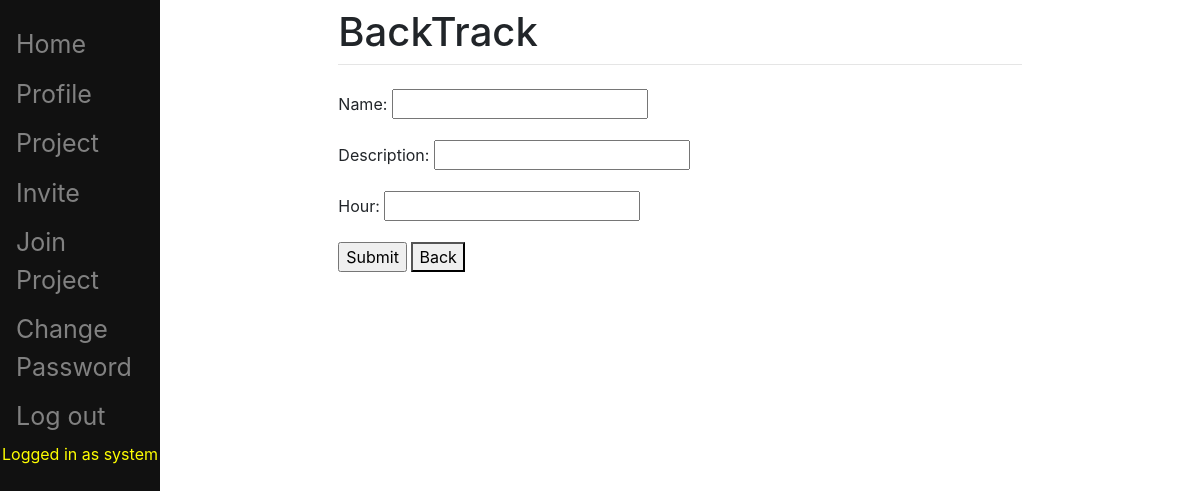
The page /pbi/updateTask/13/ (signed in) on the database as committed earlier.
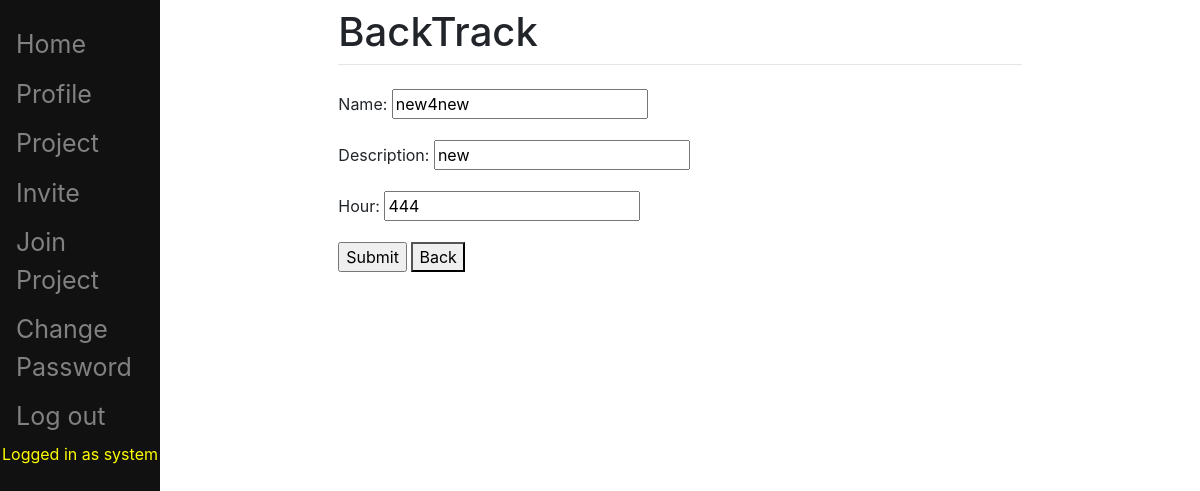
The same page on the database as committed later.
### pbi/models.py (models this page shows, shortened)
class Task(models.Model):
	STAT = (
		('Completed', 'Completed'),
		('In Progress', 'In Progress'),
		('Not yet started', 'Not yet started'),
	)
	name = models.CharField(max_length=200)
	description = models.CharField(max_length=200)
	hour = models.PositiveIntegerField(blank=True, null=True)
	status = models.CharField(choices=STAT, default='Not yet started', max_length=200)
	create_at = models.DateTimeField(blank=True, default=timezone.now, editable=False)
	item = models.ForeignKey(Item,on_delete=models.CASCADE,blank=True, null=True)
	sprint = models.ForeignKey(Sprint,on_delete=models.CASCADE,blank=True, null=True)
	person = models.ForeignKey(Person, on_delete=models.SET_NULL, blank=True, null=True)

### pbi/views.py (the view, shortened to what this page needs)
class TaskUpdateView(LoginRequiredMixin, UpdateView):
    login_url = '/pbi/login/'
    redirect_field_name = 'redirect_to'
    model = Task
    fields = ['name', 'description', 'hour']
    template_name = 'task_create.html'
    pk_taskUpdate_kwargs = 'taskUpdate_pk'
    def get_object(self,queryset=None):
        snum = int(self.kwargs.get(self.pk_taskUpdate_kwargs,None))
        obj = get_object_or_404(Task, pk=snum)
        u = self.request.user
        personCheck = Person.objects.get(user = u)
        if obj.item.project != personCheck.project:
            obj = None
            return obj
        return obj

### templates/task_create.html (shortened to what this page needs)
{% extends "main/base.html" %}
{% block content %}
<!DOCTYPE html>
<html lang="en">
<body>
  <form action="" method="post">
      {{ form.as_p }}
      <input type="submit" value="Submit">
	  <button onclick="window.history.back();" value="Back" type="reset">Back</button>
  </form>
</body>
</html>
{% endblock %}

Rows that differ between the two databases and show on the page:
now on this page (row edited): Task: name "new4new", description "new", hour "444"
